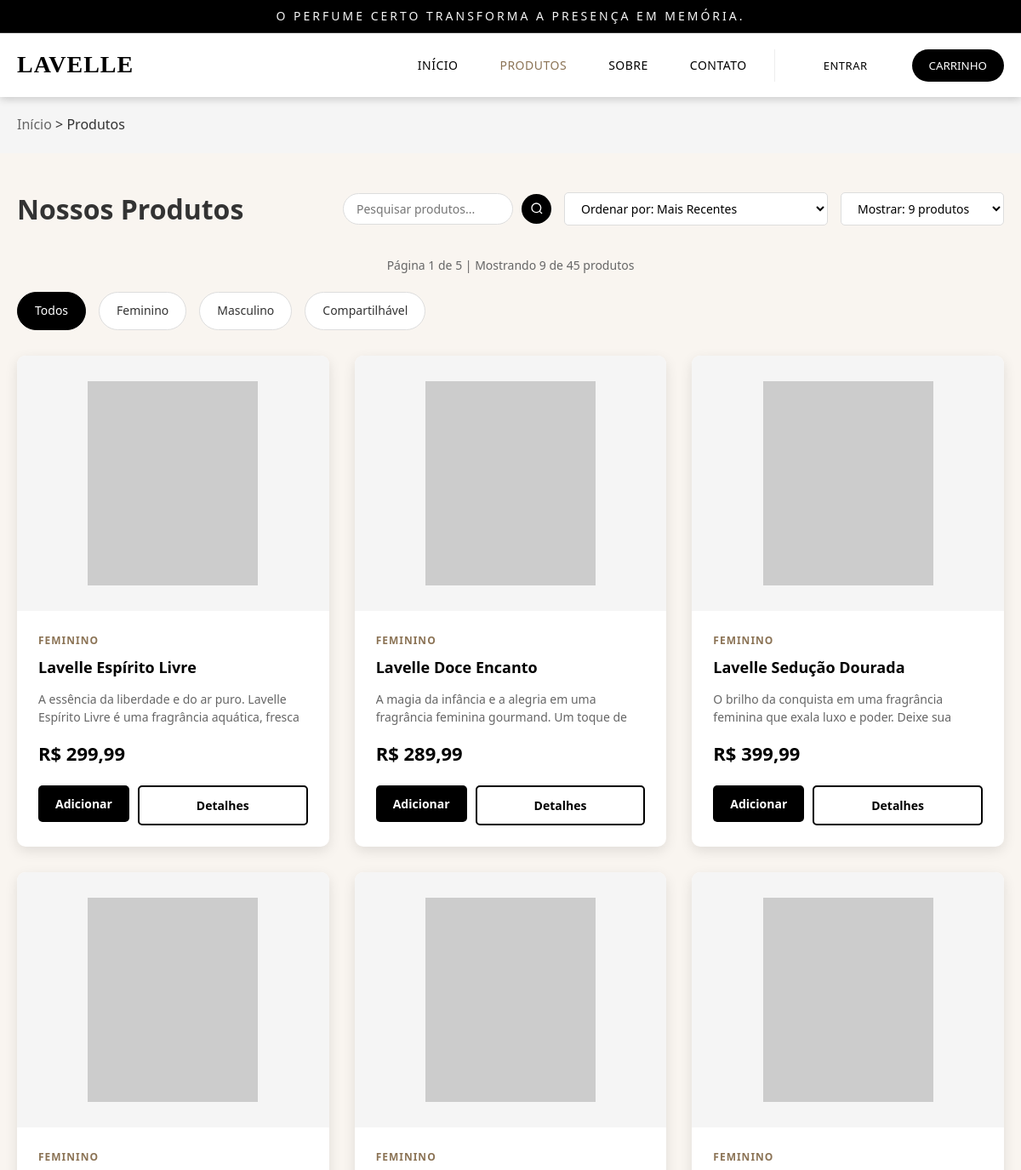
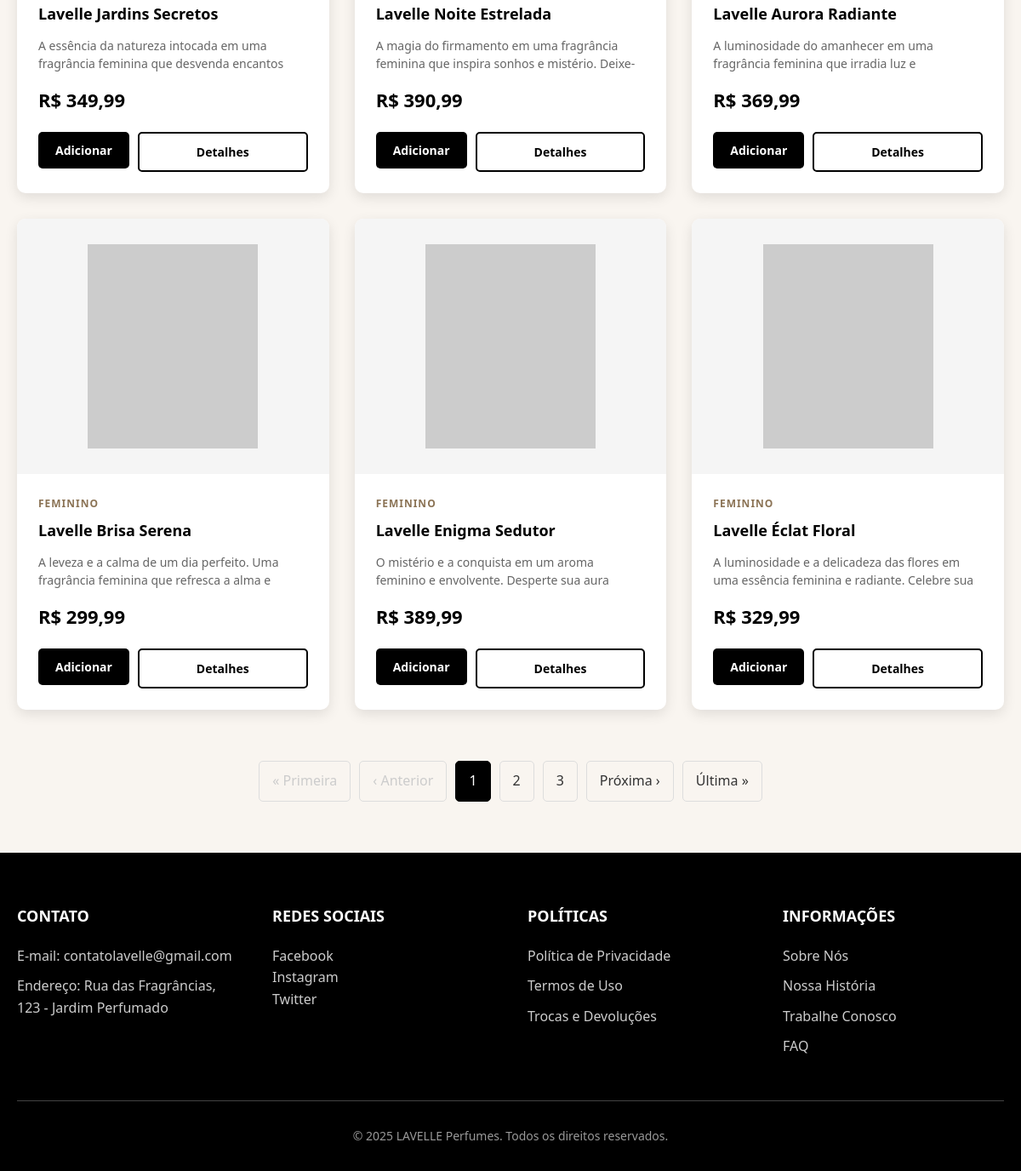
The page /paginaprodutos.php on the database as committed earlier (2 pictures, top to bottom).
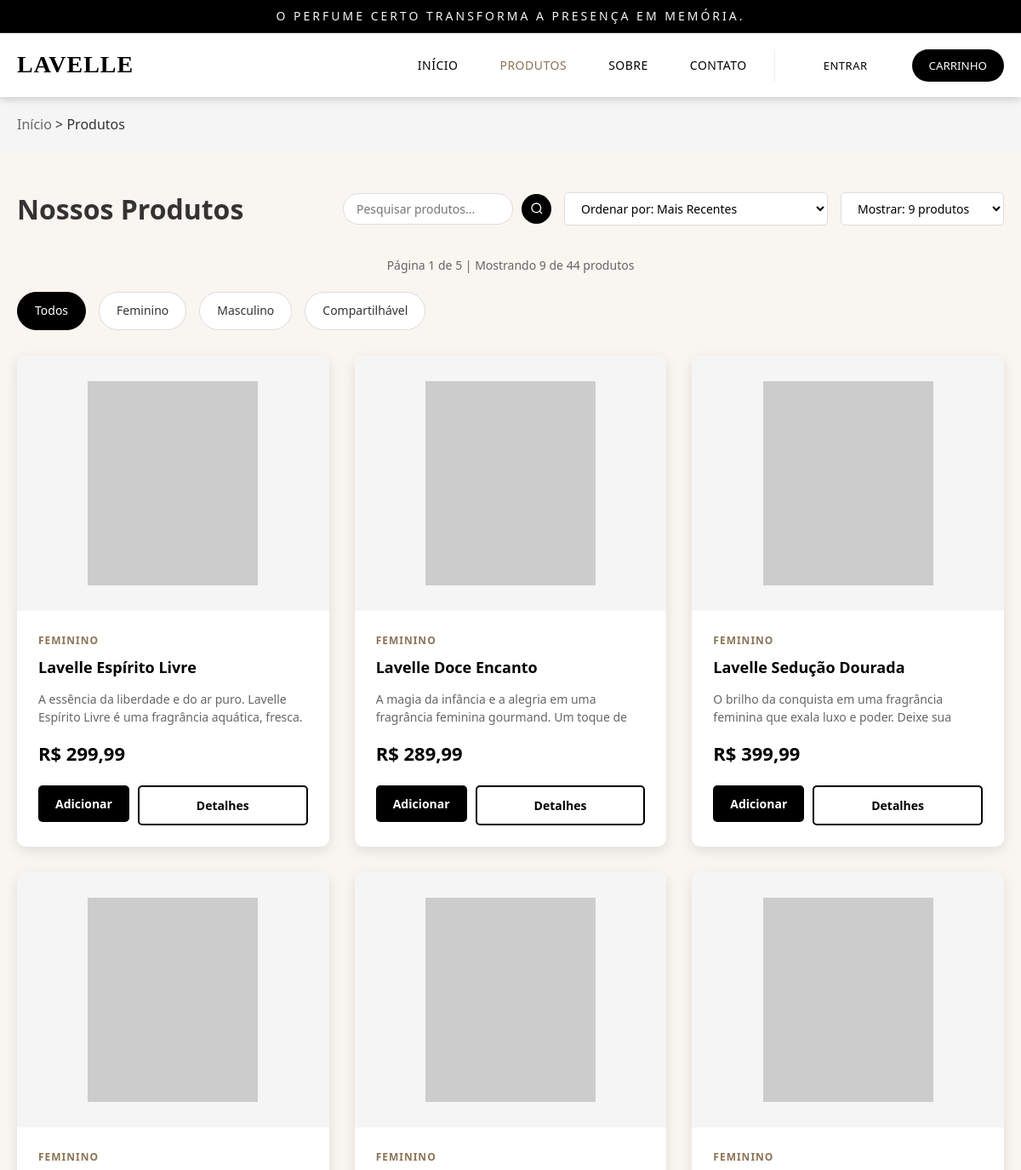
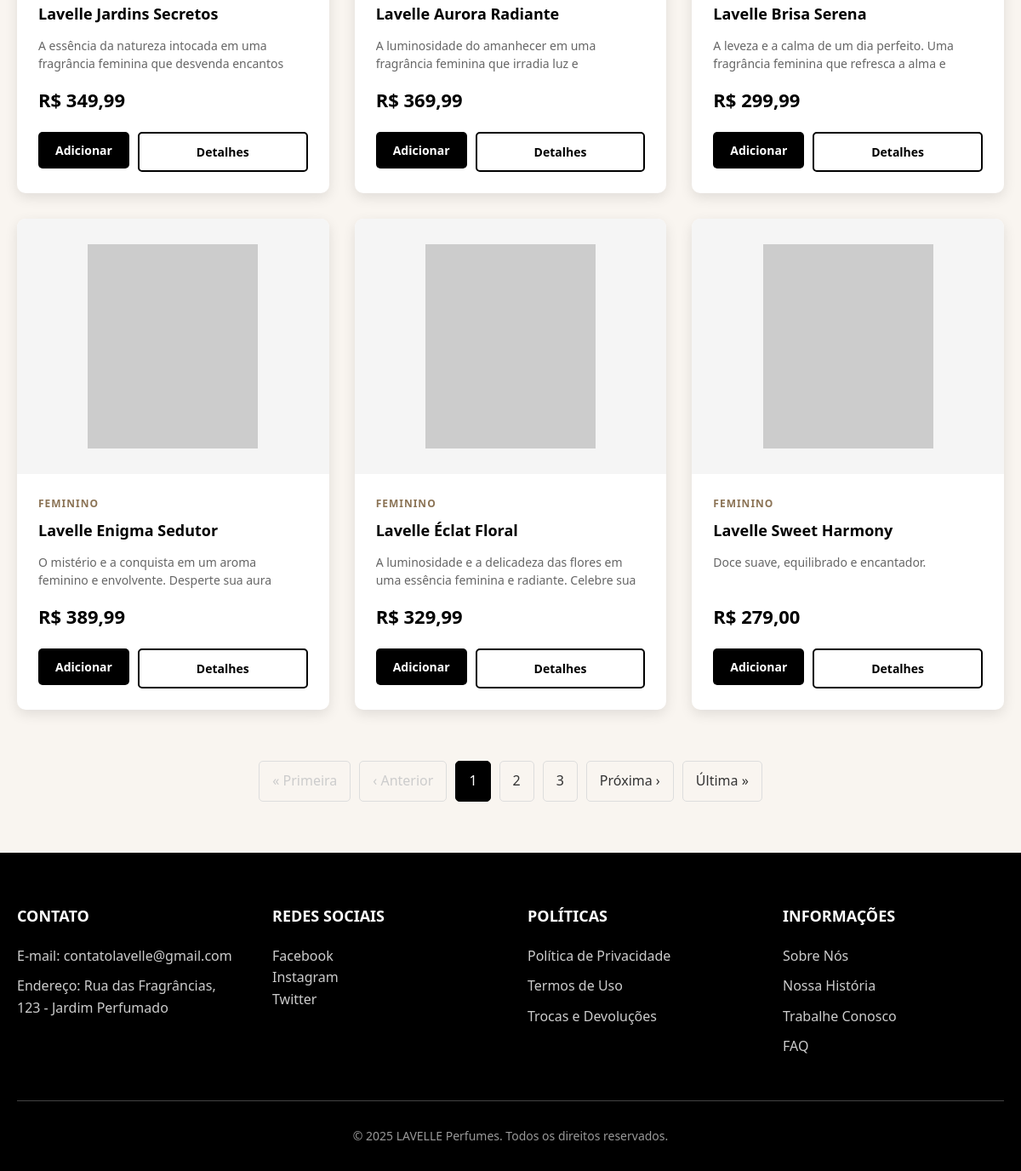
The same page on the database as committed later (2 pictures, top to bottom).
### tables this page shows
CREATE TABLE `produtos` (
  `id` int(11) NOT NULL,
  `nome` varchar(255) NOT NULL,
  `descricao` text DEFAULT NULL,
  `descricao_breve` varchar(255) DEFAULT NULL,
  `descricao_longa` text DEFAULT NULL,
  `preco` decimal(10,2) NOT NULL,
  `imagem` varchar(500) DEFAULT NULL,
  `created_at` timestamp NOT NULL DEFAULT current_timestamp(),
  `updated_at` timestamp NOT NULL DEFAULT current_timestamp() ON UPDATE current_timestamp(),
  `categoria` varchar(50) DEFAULT 'Compartilhável',
  `notas_saida` varchar(255) DEFAULT NULL,
  `notas_coracao` varchar(255) DEFAULT NULL,
  `notas_fundo` varchar(255) DEFAULT NULL
);

### paginaprodutos.php (the view, shortened to what the rows shown need)
<?php
$ordenar_por = isset($_GET['ordenar']) ? $_GET['ordenar'] : 'recent';
$produtos_por_pagina = isset($_GET['mostrar']) ? (int)$_GET['mostrar'] : 9;
$produtos = [];
try {
    $database = new PDO("mysql:host=localhost;dbname=lavelle_perfumes", "root", "");
    $database->setAttribute(PDO::ATTR_ERRMODE, PDO::ERRMODE_EXCEPTION);
    $query = "SELECT id, nome, descricao_breve, descricao_longa, preco, imagem, categoria, notas_saida, notas_coracao, notas_fundo, created_at FROM produtos";
    switch($ordenar_por) {
        case 'recent':
        default:
            $query .= " ORDER BY created_at DESC";
            break;
    }
    $stmt = $database->prepare($query);
    $stmt->execute();
    $produtos_db = $stmt->fetchAll(PDO::FETCH_ASSOC);
    foreach($produtos_db as $produto_db) {
        $notas = [];
        if (!empty($produto_db['notas_saida'])) {
            $notas[] = "Notas de Saída: " . $produto_db['notas_saida'];
        }
        if (!empty($produto_db['notas_coracao'])) {
            $notas[] = "Notas de Coração: " . $produto_db['notas_coracao'];
        }
        if (!empty($produto_db['notas_fundo'])) {
            $notas[] = "Notas de Fundo: " . $produto_db['notas_fundo'];
        }
        if (empty($notas)) {
            $notas = [
                "Notas de Saída: Bergamota, Laranja",
                "Notas de Coração: Jasmim, Rosa, Íris",
                "Notas de Fundo: Baunilha, Âmbar, Musk"
            ];
        }
        $produtos[] = [
            "id" => $produto_db['id'],
            "nome" => $produto_db['nome'],
            "categoria" => $produto_db['categoria'] ?? 'Compartilhável',
            "preco" => floatval($produto_db['preco']),
            "preco_formatado" => "R$ " . number_format($produto_db['preco'], 2, ',', '.'),
            "descricao" => $produto_db['descricao_breve'] ?? $produto_db['descricao_longa'] ?? 'Descrição não disponível',
            "descricao_longa" => $produto_db['descricao_longa'] ?? $produto_db['descricao_breve'] ?? 'Descrição detalhada não disponível',
            "notas" => $notas,
            "notas_saida" => $produto_db['notas_saida'] ?? '',
            "notas_coracao" => $produto_db['notas_coracao'] ?? '',
            "notas_fundo" => $produto_db['notas_fundo'] ?? '',
            "badge" => "",
            "badge_class" => "",
            "imagem" => $produto_db['imagem'],
            "created_at" => $produto_db['created_at']
        ];
    }
} catch(PDOException $e) {
    $produtos = [
        [
            "id" => 1,
            "nome" => "Lavelle Aureum",
            "categoria" => "Feminino",
            "preco" => 299.90,
            "preco_formatado" => "R$ 299,90",
            "descricao" => "Fragrância floral intensa com notas de jasmim e baunilha. Perfeita para ocasiões especiais.",
            "descricao_longa" => "A fragrância Lavelle Aureum é uma fragrância sofisticada que combina notas florais intensas com um toque sensual de baunilha. Desenvolvida para mulheres que buscam elegância e sofisticação, esta fragrância possui excelente fixação e projeção moderada, ideal para uso noturno e ocasiões especiais. Com uma duração de até 8 horas na pele, é a escolha perfeita para eventos formais e encontros românticos.",
            "notas" => [
                "Notas de Saída: Bergamota, Laranja",
                "Notas de Coração: Jasmim, Rosa, Íris",
                "Notas de Fundo: Baunilha, Âmbar, Musk"
            ],
            "notas_saida" => "Bergamota, Laranja",
            "notas_coracao" => "Jasmim, Rosa, Íris",
            "notas_fundo" => "Baunilha, Âmbar, Musk",
            "badge" => "Novo",
            "badge_class" => "new",
            "imagem" => "lavelleaureum.jpg",
            "created_at" => date('Y-m-d H:i:s')
        ],
        [
            "id" => 2,
            "nome" => "Lavelle Intense Noir",
            "categoria" => "Masculino",
            "preco" => 349.90,
            "preco_formatado" => "R$ 349,90",
            "descricao" => "Perfume amadeirado com notas de sândalo e âmbar para o homem moderno.",
            "descricao_longa" => "Intense Noir é uma fragrância masculina que transmite confiança e sofisticação. Com notas amadeiradas e especiarias, é perfeita para o homem contemporâneo que valoriza qualidade e personalidade. Desenvolvido com ingredientes selecionados, oferece duração excepcional e um aroma marcante que evolui ao longo do dia.",
            "notas" => [
                "Notas de Saída: Cardamomo, Pimenta Preta",
                "Notas de Coração: Cedro, Sândalo",
                "Notas de Fundo: Âmbar, Couro, Musk"
            ],
            "notas_saida" => "Cardamomo, Pimenta Preta",
            "notas_coracao" => "Cedro, Sândalo",
            "notas_fundo" => "Âmbar, Couro, Musk",
            "badge" => "",
            "badge_class" => "",
            "imagem" => "intense.png",
            "created_at" => date('Y-m-d H:i:s', strtotime('-1 day'))
        ],
        [
            "id" => 3,
            "nome" => "Lavelle Rose Sublime",
            "categoria" => "Feminino",
            "preco" => 279.90,
            "preco_formatado" => "R$ 279,90",
            "descricao" => "Fragrância cítrica e fresca para o dia a dia, com notas vibrantes e energizantes.",
            "descricao_longa" => "Lavelle Rose Sublime é a escolha perfeita para o dia a dia. Suas notas cítricas e frescas proporcionam uma sensação de limpeza e energia, ideal para mulheres ativas e modernas. Com uma combinação equilibrada de frutas cítricas e florais suaves, esta fragrância é versátil e adequada para qualquer ocasião.",
            "notas" => [
                "Notas de Saída: Limão Siciliano, Bergamota",
                "Notas de Coração: Neroli, Lírio do Vale",
                "Notas de Fundo: Musk Branco, Almíscar"
            ],
            "notas_saida" => "Limão Siciliano, Bergamota",
            "notas_coracao" => "Neroli, Lírio do Vale",
            "notas_fundo" => "Musk Branco, Almíscar",
            "badge" => "Mais Vendido",
            "badge_class" => "bestseller",
            "imagem" => "Lavelle Rose Sublime.jpg",
            "created_at" => date('Y-m-d H:i:s', strtotime('-2 days'))
        ]
    ];
}
$pagina_atual = isset($_GET['pagina']) ? (int)$_GET['pagina'] : 1;
$inicio = ($pagina_atual - 1) * $produtos_por_pagina;
$produtos_pagina = array_slice($produtos, $inicio, $produtos_por_pagina);
function getProdutoImagem($produto) {
    return "https://via.placeholder.com/250x300/f5f5f5/333?text=" . urlencode($produto['nome']);
}
?>
<!DOCTYPE html>
<html lang="pt-BR">
<head>
</head>
<body>
     <div class="header-banner">
        <h1>O perfume certo transforma a presença em memória.</h1>
    </div>
      <?php include 'header3.php'; ?>
    <div class="container">
        <div class="products-header">
            <h1>Nossos Produtos</h1>
        </div>
        <div class="products-grid" id="products-container">
            <?php if (count($produtos_pagina) > 0): ?>
                <?php foreach($produtos_pagina as $produto): ?>
                <div class="product-card" data-category="<?php echo $produto['categoria']; ?>" data-price="<?php echo $produto['preco']; ?>">
                    <div class="product-img">
                        <img src="<?php echo getProdutoImagem($produto); ?>" alt="<?php echo $produto['nome']; ?>">
                    </div>
                    <div class="product-info">
                        <div class="product-category"><?php echo $produto['categoria']; ?></div>
                        <h3 class="product-name"><?php echo $produto['nome']; ?></h3>
                        <p class="product-description"><?php echo $produto['descricao']; ?></p>
                        <div class="product-price"><?php echo $produto['preco_formatado']; ?></div>
                        <div class="product-actions">
                            <form method="POST" style="display: inline; margin: 0;">
                                <button type="submit" name="adicionar_carrinho" class="btn">
                                    Adicionar
                                </button>
                                </form>
                            <button class="btn btn-outline" onclick="openProductModal(<?php echo $produto['id']; ?>)">Detalhes</button>
                        </div>
                    </div>
                </div>
                <?php endforeach; ?>
            <?php endif; ?>
        </div>
    </div>
</body>
</html>

Rows that differ between the two databases and show on the page:
removed produtos: categoria "FEMININO", nome "Lavelle Noite Estrelada", descricao_breve "A magia do firmamento em uma fragrância feminina que inspira sonhos e mistério.…", preco_formatado "R$ 390,99"
changed produtos "Lavelle Espírito Livre": descricao_breve "A essência da liberdade e do ar puro. Lavelle Espírito Livre é uma fragrância aquática, fresca…" → "A essência da liberdade e do ar puro. Lavelle Espírito Livre é uma fragrância aquática, fresca."
now on this page (row unchanged): produtos: categoria "FEMININO", nome "Lavelle Sweet Harmony", descricao_breve "Doce suave, equilibrado e encantador.", preco_formatado "R$ 279,00"
Other text that changed with them:
$total_produtos: "45" → "44"
